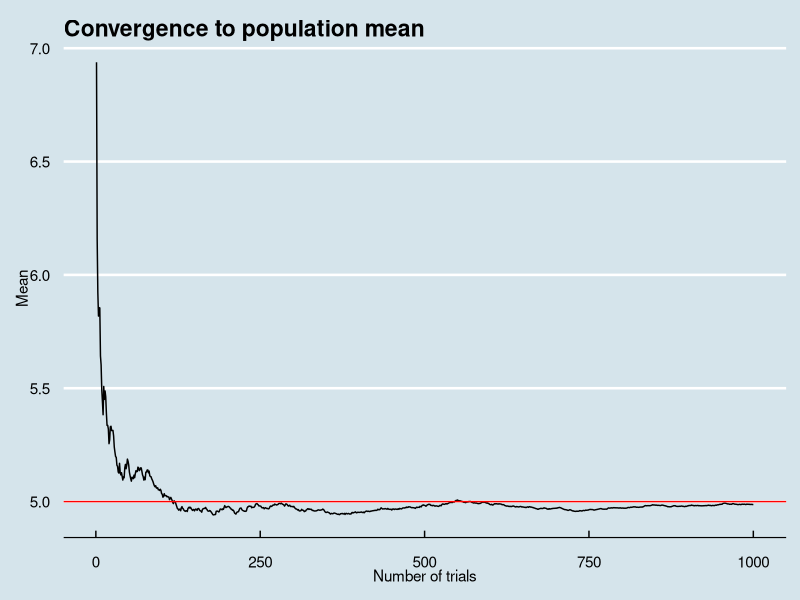
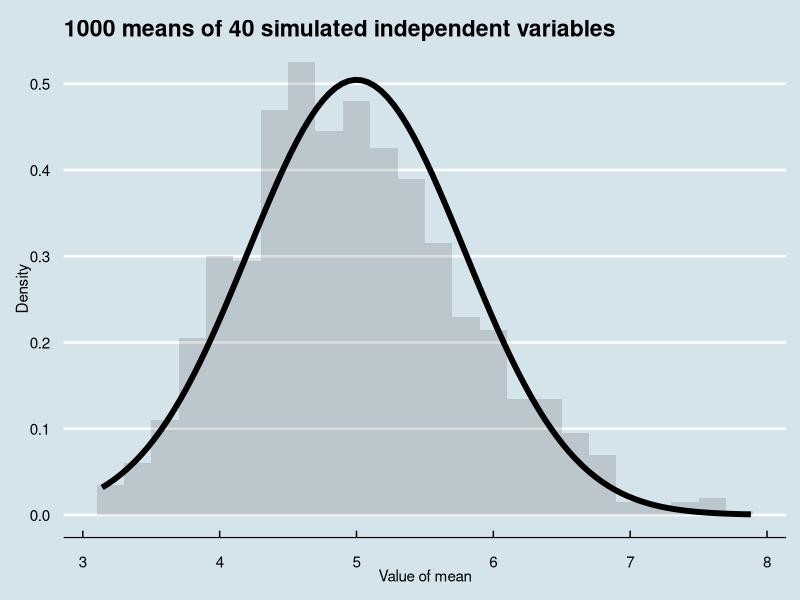

Write R code to recreate these figures, in order.
## ---- chunk 1
library("ggplot2")
library("ggthemes")
## ---- chunk 2
# Set the pseudo-random seed and name the constants given in the question.
set.seed(42)
l=0.2
SS=40
nosim=1000
## ---- chunk 3
obs <- matrix(rexp(SS*nosim,l), nosim) # nosim rows of SS observations
sims <- apply(obs,1,mean)
## ---- chunk 4
means <- cumsum(sims)/(1:nosim)
df <- data.frame(x=1:nosim, y=means)
## ---- chunk 5
g <- ggplot(df, aes(x = x, y = y)) + theme_economist() + geom_line()
g <- g + geom_hline(yintercept = 5, col="red")
g <- g + xlab("Number of trials") +
  ylab("Mean") +
  ggtitle("Convergence to population mean") +
  theme_economist()
g
## ---- chunk 6
df3 <- data.frame(x=sims)
dnormSims <- function (x) { dnorm(x, mean=5, sd=5/sqrt(40)) }
g <- ggplot(df3, aes(x = x))
g <- g + geom_histogram(binwidth=0.2, alpha=0.2, aes(y = ..density..)) 
g <- g + stat_function(fun = dnormSims, size = 2)
g <- g + theme_economist() + 
  xlab("Value of mean") +
  ylab("Density") +
  ggtitle(paste0(nosim, " means of ", SS, " simulated independent variables"))
g
